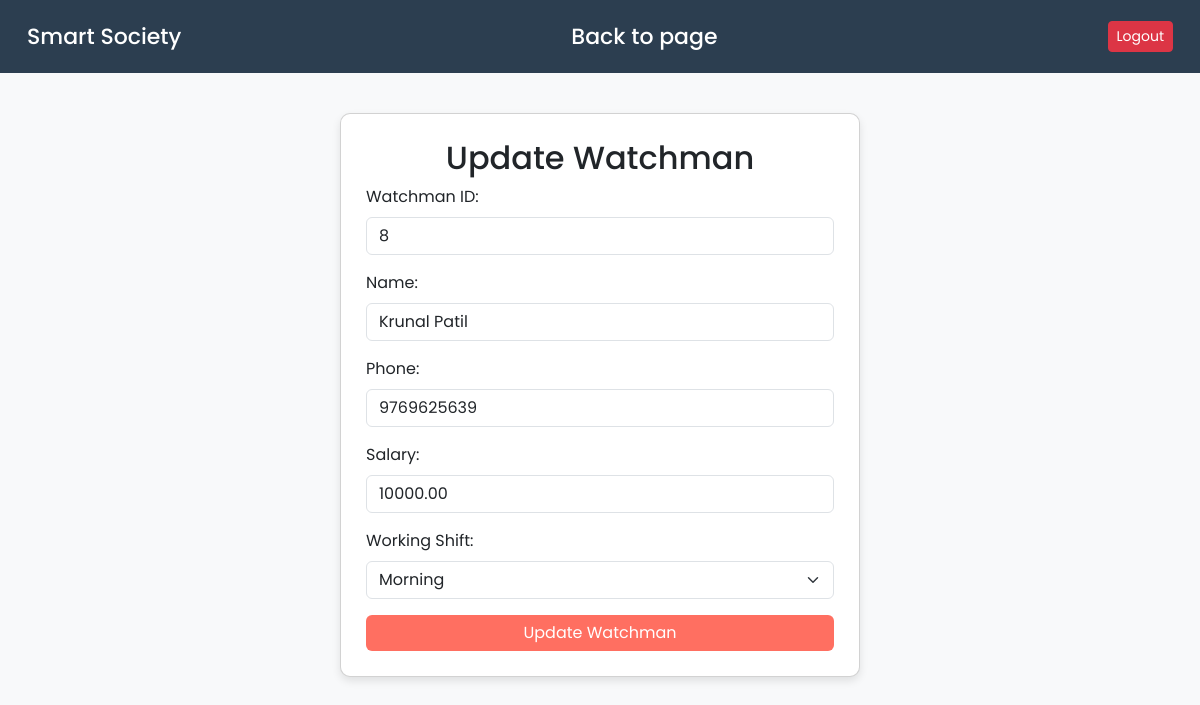
/Admin/update_watchman.php?id=8 (signed in), run on the app's committed database.
### tables this page shows
CREATE TABLE `watchmen` (
  `watchman_id` int(11) NOT NULL,
  `name` varchar(100) NOT NULL,
  `phone` varchar(15) DEFAULT NULL,
  `password` varchar(255) NOT NULL,
  `joining_date` date NOT NULL,
  `salary` decimal(10,2) NOT NULL,
  `working_shift` enum('morning','evening','night') NOT NULL
);

### Admin/update_watchman.php (the view, shortened to what this page needs)
<?php
include_once('../config/db_connection.php');
$watchman_id = $_GET['id'];
$query = "SELECT * FROM Watchmen WHERE watchman_id = '$watchman_id'";
$result = mysqli_query($conn, $query);
$watchman = mysqli_fetch_assoc($result);
?>
<!DOCTYPE html>
<html lang="en">
<head>
    <link rel="stylesheet" href="https://cdn.jsdelivr.net/npm/bootstrap@5.3.0/dist/css/bootstrap.min.css">
</head>
<body>
    <nav class="navbar navbar-expand-lg navbar-dark">
        <div class="container-fluid">
            <a class="navbar-brand" href="#">Smart Society</a>
            <a class="navbar-brand" href="add_watchman.php">Back to page</a>
            <a href="admin_logout.php" class="btn btn-danger btn-sm">Logout</a>
        </div>
    </nav>
    <div class="container">
        <div class="card">
            <h2 class="text-center">Update Watchman</h2>
            <form method="post">
                <div class="mb-3">
                    <label class="form-label">Watchman ID:</label>
                    <input type="text" class="form-control" value="<?php echo $watchman['watchman_id']; ?>" readonly>
                </div>
                <div class="mb-3">
                    <label class="form-label">Name:</label>
                    <input type="text" name="name" class="form-control" value="<?php echo $watchman['name']; ?>" readonly>
                </div>
                <div class="mb-3">
                    <label class="form-label">Phone:</label>
                    <input type="text" name="phone" class="form-control" value="<?php echo $watchman['phone']; ?>" readonly>
                </div>
                <div class="mb-3">
                    <label class="form-label">Salary:</label>
                    <input type="number" step="0.01" name="salary" class="form-control" value="<?php echo $watchman['salary']; ?>" required>
                </div>
                <div class="mb-3">
                    <label class="form-label">Working Shift:</label>
                    <select name="working_shift" class="form-select" required>
                        <option value="morning" <?php if ($watchman['working_shift'] == 'morning') echo 'selected'; ?>>Morning</option>
                    </select>
                </div>
                <button type="submit" class="btn btn-primary w-100">Update Watchman</button>
            </form>
        </div>
    </div>
</body>
</html>

### Admin/update_watchman.php (style rules this page uses)
body { font-family: 'Poppins', sans-serif; background-color: #f8f9fa; }
.navbar { background-color: #2c3e50; padding: 15px; }
.navbar-brand { color: #ffffff !important; font-weight: 500; font-size: 22px; }
.container { padding: 40px; max-width: 600px; margin: auto; }
.card { border-radius: 10px; box-shadow: 0 4px 8px rgba(0, 0, 0, 0.1); background: white; padding: 25px; }
.btn-primary { background-color: #ff6f61; border: none; transition: 0.3s; }

### data on the page
watchmen: watchman_id "8", name "Krunal Patil", phone "9769625639", salary "10000.00", working_shift "Morning"
